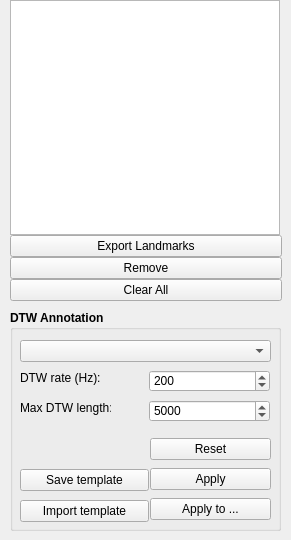
        <widget class="QWidget" name="labelTab">
         <property name="sizePolicy">
          <sizepolicy hsizetype="Preferred" vsizetype="Expanding">
           <horstretch>0</horstretch>
           <verstretch>0</verstretch>
          </sizepolicy>
         </property>
         <attribute name="title">
          <string>Annotate</string>
         </attribute>
         <widget class="QWidget" name="verticalLayoutWidget_6">
          <property name="geometry">
           <rect>
            <x>10</x>
            <y>0</y>
            <width>272</width>
            <height>301</height>
           </rect>
          </property>
          <layout class="QVBoxLayout" name="verticalLayout">
           <property name="spacing">
            <number>0</number>
           </property>
           <item>
            <widget class="QTableView" name="landmarkListView">
             <property name="sizePolicy">
              <sizepolicy hsizetype="Fixed" vsizetype="Minimum">
               <horstretch>0</horstretch>
               <verstretch>0</verstretch>
              </sizepolicy>
             </property>
             <property name="minimumSize">
              <size>
               <width>270</width>
               <height>210</height>
              </size>
             </property>
             <property name="maximumSize">
              <size>
               <width>16777215</width>
               <height>400</height>
              </size>
             </property>
             <property name="dragEnabled">
              <bool>false</bool>
             </property>
             <property name="dragDropOverwriteMode">
              <bool>false</bool>
             </property>
             <property name="alternatingRowColors">
              <bool>true</bool>
             </property>
             <property name="selectionMode">
              <enum>QAbstractItemView::SelectionMode::SingleSelection</enum>
             </property>
             <property name="selectionBehavior">
              <enum>QAbstractItemView::SelectionBehavior::SelectRows</enum>
             </property>
             <property name="sortingEnabled">
              <bool>true</bool>
             </property>
             <attribute name="horizontalHeaderVisible">
              <bool>true</bool>
             </attribute>
             <attribute name="horizontalHeaderCascadingSectionResizes">
              <bool>false</bool>
             </attribute>
             <attribute name="horizontalHeaderMinimumSectionSize">
              <number>10</number>
             </attribute>
             <attribute name="horizontalHeaderDefaultSectionSize">
              <number>20</number>
             </attribute>
             <attribute name="horizontalHeaderHighlightSections">
              <bool>false</bool>
             </attribute>
             <attribute name="horizontalHeaderShowSortIndicator" stdset="0">
              <bool>true</bool>
             </attribute>
             <attribute name="horizontalHeaderStretchLastSection">
              <bool>false</bool>
             </attribute>
             <attribute name="verticalHeaderCascadingSectionResizes">
              <bool>false</bool>
             </attribute>
             <attribute name="verticalHeaderDefaultSectionSize">
              <number>24</number>
             </attribute>
             <attribute name="verticalHeaderHighlightSections">
              <bool>false</bool>
             </attribute>
             <attribute name="verticalHeaderShowSortIndicator" stdset="0">
              <bool>false</bool>
             </attribute>
             <attribute name="verticalHeaderStretchLastSection">
              <bool>false</bool>
             </attribute>
            </widget>
           </item>
           <item>
            <layout class="QVBoxLayout" name="verticalLayout_11">
             <property name="spacing">
              <number>0</number>
             </property>
             <item>
              <widget class="QPushButton" name="getCSVFileButton">
               <property name="sizePolicy">
                <sizepolicy hsizetype="Preferred" vsizetype="Fixed">
                 <horstretch>0</horstretch>
                 <verstretch>0</verstretch>
                </sizepolicy>
               </property>
               <property name="text">
                <string>Export Landmarks</string>
               </property>
              </widget>
             </item>
             <item>
              <widget class="QPushButton" name="removeLandmarkButton">
               <property name="sizePolicy">
                <sizepolicy hsizetype="Preferred" vsizetype="Fixed">
                 <horstretch>0</horstretch>
                 <verstretch>0</verstretch>
                </sizepolicy>
               </property>
               <property name="text">
                <string>Remove</string>
               </property>
              </widget>
             </item>
             <item>
              <widget class="QPushButton" name="clearAllLandmarkButton">
               <property name="sizePolicy">
                <sizepolicy hsizetype="Preferred" vsizetype="Fixed">
                 <horstretch>0</horstretch>
                 <verstretch>0</verstretch>
                </sizepolicy>
               </property>
               <property name="text">
                <string>Clear All</string>
               </property>
              </widget>
             </item>
            </layout>
           </item>
          </layout>
         </widget>
         <widget class="QGroupBox" name="templateGroupBox">
          <property name="geometry">
           <rect>
            <x>10</x>
            <y>310</y>
            <width>271</width>
            <height>221</height>
           </rect>
          </property>
          <property name="font">
           <font>
            <bold>true</bold>
           </font>
          </property>
          <property name="title">
           <string>DTW Annotation</string>
          </property>
          <widget class="QComboBox" name="templateComboBox">
           <property name="geometry">
            <rect>
             <x>10</x>
             <y>30</y>
             <width>251</width>
             <height>22</height>
            </rect>
           </property>
           <property name="font">
            <font>
             <bold>false</bold>
            </font>
           </property>
          </widget>
          <widget class="QSpinBox" name="dtwRateSpinBox">
           <property name="geometry">
            <rect>
             <x>139</x>
             <y>60</y>
             <width>121</width>
             <height>22</height>
            </rect>
           </property>
           <property name="font">
            <font>
             <bold>false</bold>
            </font>
           </property>
           <property name="minimum">
            <number>0</number>
           </property>
           <property name="maximum">
            <number>1000</number>
           </property>
           <property name="value">
            <number>200</number>
           </property>
          </widget>
          <widget class="QSpinBox" name="dtwMaxLenSpinBox">
           <property name="geometry">
            <rect>
             <x>139</x>
             <y>90</y>
             <width>121</width>
             <height>22</height>
            </rect>
           </property>
           <property name="font">
            <font>
             <bold>false</bold>
            </font>
           </property>
           <property name="maximum">
            <number>20000</number>
           </property>
           <property name="value">
            <number>5000</number>
           </property>
          </widget>
          <widget class="QLabel" name="label_13">
           <property name="geometry">
            <rect>
             <x>10</x>
             <y>60</y>
             <width>91</width>
             <height>16</height>
            </rect>
           </property>
           <property name="font">
            <font>
             <bold>false</bold>
            </font>
           </property>
           <property name="text">
            <string>DTW rate (Hz):</string>
           </property>
          </widget>
          <widget class="QLabel" name="label_14">
           <property name="geometry">
            <rect>
             <x>10</x>
             <y>90</y>
             <width>91</width>
             <height>16</height>
            </rect>
           </property>
           <property name="font">
            <font>
             <bold>false</bold>
            </font>
           </property>
           <property name="text">
            <string>Max DTW length:</string>
           </property>
          </widget>
          <widget class="QWidget" name="verticalLayoutWidget_8">
           <property name="geometry">
            <rect>
             <x>10</x>
             <y>150</y>
             <width>129</width>
             <height>71</height>
            </rect>
           </property>
           <layout class="QVBoxLayout" name="verticalLayout_12">
            <property name="spacing">
             <number>0</number>
            </property>
            <item>
             <widget class="QPushButton" name="saveTemplateButton">
              <property name="sizePolicy">
               <sizepolicy hsizetype="Preferred" vsizetype="Fixed">
                <horstretch>0</horstretch>
                <verstretch>0</verstretch>
               </sizepolicy>
              </property>
              <property name="font">
               <font>
                <bold>false</bold>
               </font>
              </property>
              <property name="text">
               <string>Save template</string>
              </property>
             </widget>
            </item>
            <item>
             <widget class="QPushButton" name="importTemplateButton">
              <property name="sizePolicy">
               <sizepolicy hsizetype="Preferred" vsizetype="Fixed">
                <horstretch>0</horstretch>
                <verstretch>0</verstretch>
               </sizepolicy>
              </property>
              <property name="font">
               <font>
                <bold>false</bold>
               </font>
              </property>
              <property name="text">
               <string>Import template</string>
              </property>
             </widget>
            </item>
           </layout>
          </widget>
          <widget class="QWidget" name="verticalLayoutWidget_9">
           <property name="geometry">
            <rect>
             <x>140</x>
             <y>120</y>
             <width>121</width>
             <height>101</height>
            </rect>
           </property>
           <layout class="QVBoxLayout" name="verticalLayout_13">
            <property name="spacing">
             <number>0</number>
            </property>
            <item>
             <widget class="QPushButton" name="dtwDefaultsButton">
              <property name="sizePolicy">
               <sizepolicy hsizetype="Preferred" vsizetype="Fixed">
                <horstretch>0</horstretch>
                <verstretch>0</verstretch>
               </sizepolicy>
              </property>
              <property name="font">
               <font>
                <bold>false</bold>
               </font>
              </property>
              <property name="text">
               <string>Reset</string>
              </property>
             </widget>
            </item>
            <item>
             <widget class="QPushButton" name="applyTemplateButton">
              <property name="sizePolicy">
               <sizepolicy hsizetype="Preferred" vsizetype="Fixed">
                <horstretch>0</horstretch>
                <verstretch>0</verstretch>
               </sizepolicy>
              </property>
              <property name="font">
               <font>
                <bold>false</bold>
               </font>
              </property>
              <property name="text">
               <string>Apply</string>
              </property>
             </widget>
            </item>
            <item>
             <widget class="QPushButton" name="batchApplyTemplateButton">
              <property name="sizePolicy">
               <sizepolicy hsizetype="Preferred" vsizetype="Fixed">
                <horstretch>0</horstretch>
                <verstretch>0</verstretch>
               </sizepolicy>
              </property>
              <property name="font">
               <font>
                <bold>false</bold>
               </font>
              </property>
              <property name="text">
               <string>Apply to ...</string>
              </property>
             </widget>
            </item>
           </layout>
          </widget>
         </widget>
        </widget>
